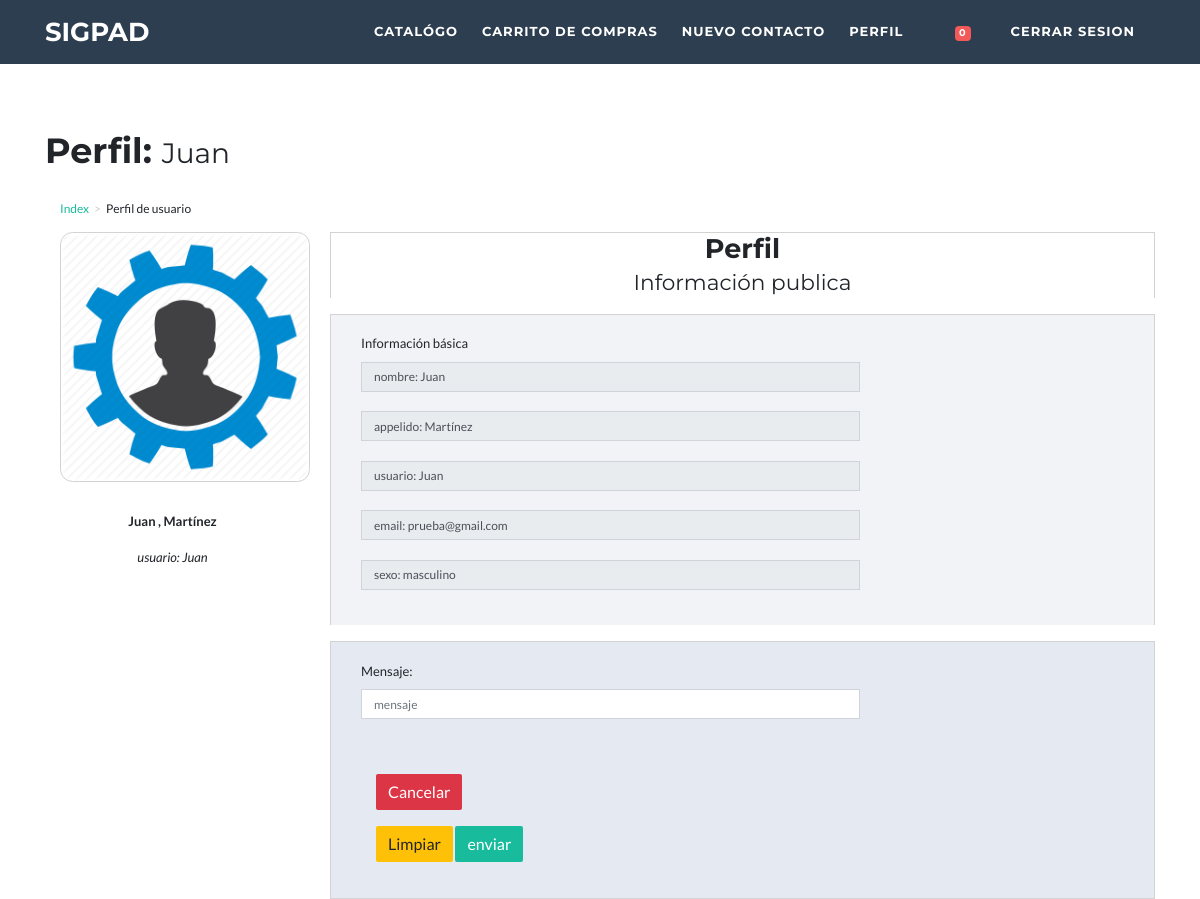
/enviarNuevoMensaje/3 (signed in), run on the app's committed database.
### SIGPAd/models.py (models this page shows, shortened)
class Cliente(models.Model):
	usuario = models.ForeignKey(User, on_delete=models.CASCADE)
	nombre = models.CharField(max_length=25)
	apellido = models.CharField(max_length=25)
	sexo = models.CharField(max_length=10, blank=True)
	email = models.EmailField(max_length=70)
	dui = models.CharField(max_length=10, blank=True, null=True)
	estado = models.IntegerField(default=1)
	foto = models.ImageField(upload_to="foto_cliente", null=True,blank=True)
	class Meta:
		permissions = (
			('es_cliente', _('Es Cliente')),
		)

### Foro/views.py (the view, shortened to what this page needs)
# urls.py: url(r'enviarNuevoMensaje/(?P<pk>\d+)$', login_required(enviarNuevoMensaje), name="enviarNuevoMensaje"),
def enviarNuevoMensaje(request, pk):
	user = request.user
	new_contactos = User.objects.get(pk=pk)
	empleado = None
	cliente = None
	error=''
	empleado = new_contactos.empleado_set.all()
	if len(empleado)>0:
		empleado = empleado.first()
	else:
		cliente = new_contactos.cliente_set.all()
		if len(cliente)>0:
			cliente = cliente.first()
		else:
			error='No es cliente ni usuario, no existe'
	contexto={'contactos':new_contactos,'yo':user,'cliente':cliente,'empleado':empleado,'error':error}
	return render(request,'cliente/enviarNuevoMensaje.html',contexto)

### Foro/templates/cliente/enviarNuevoMensaje.html (shortened to what this page needs)
{% extends "exterior/foro_interior.html" %}
{% load staticfiles %}
{% block cssMensaje %}
    <link rel="stylesheet" href="{% static '/css/bootstrap4.css'%}">
    <link rel="stylesheet" type="text/css" href="{% static 'interior/css/admin.css'%}">
    <link rel="stylesheet" type="text/css" href="{% static 'interior/css/estilos.css'%}">
    <link href="{% static 'exterior/vendor/magnific-popup/magnific-popup.css'%}" rel="stylesheet" type="text/css">
    <link href="{% static 'exterior/css/freelancer.css'%}" rel="stylesheet">
    <link href="{% static 'exterior/vendor/fontawesome-free/css/all.min.css'%}" rel="stylesheet" type="text/css">
    <link rel="stylesheet" type="text/css" href="{% static 'interior/css/font-awesome.css'%}">
    <link href="{% static 'css/personalizado.css'%}" rel="stylesheet">
    <link href="{% static 'css/starter-template.css'%}" rel="stylesheet">
{% endblock cssMensaje %}
{% block Body %}
{% if user.is_superuser %}
<h1>superusuario</h1>
{%elif user.is_authenticated%}
<div class="container" style="margin-top:80px;">
    <div class="row">
        <div class="col-md-12">
            <h1 class="page-header">Perfil:
                <small> {{contactos.username}} </small>
            </h1>
            <ol class="breadcrumb">
                <li><a href="/">Index</a></li>
                <li class="active">Perfil de usuario</li>
            </ol>
        </div>
    </div>
    <div class="row">
        <div class="col-md-3">
            <div class="col-md-12" align="center">
                    {% if cliente %}
                        {% if cliente.foto %}
                            <img  id="profile-img" src="/media/{{cliente.foto}}" alt="" height="50px"  class="img-responsive img-portfolio img-hover"/>
                        {% else %}
                            <img  id="profile-img" src="{% static "images/user.png" %}" class="img-responsive img-portfolio img-hover" alt="" />
                        {% endif %}
                    {% elif empleado %}
                        {% if empleado.foto %}
                            <img  id="profile-img" src="/media/{{empleado.foto}}"  class="img-responsive img-portfolio img-hover" height="50px" alt="foto empleado" />
                        {% else %}
                            <img id="profile-img" src="{% static "images/user.png" %}" class="img-responsive img-portfolio img-hover" alt="" />
                        {% endif %}
                    {% else %}
                        <img src="{% static "images/louislitt.png" %}" class="img-responsive img-portfolio img-hover" alt="" />
                    {% endif %}
            </div>
            <div class="col-md-12">
                <p class="text-center"><strong>
                    {% if cliente %}
                        {{cliente.nombre}}, {{cliente.apellido}}
                    {% elif empleado %}
                        {{empleado.nombre}}, {{empleado.apellido}}
                    {% endif %} </strong></p>
                <p class="text-center"><em>usuario: {{contactos.username}} </em></p>
            </div>
        </div>
            <div class="col-md-9">
                <div class="col-md-12" style="border-width: 1px 1px 0px 1px; border-style: solid; border-color: lightgrey;">
                    <h3 style="text-align: center">Perfil <p><small>Información publica</small></p></h3>
                </div>
                <form name="modifyProfile" id="profileForm" novalidate>
                <div class="col-md-12" style="border-width: 1px 1px 0px 1px; border-style: solid; border-color: lightgrey; background: #f1f3f6;">
                    <div class="col-md-8 col-md-offset-2">
                            <div class="control-group form-group">
                                <div class="controls">
                                    <br >
                                    <label>Información básica</label>
                                    <span id="alertName" class="col-md-6" data-toggle="popover" data-trigger="hover" data-placement="right" title="" data-content="">
                                        {% if cliente %}
                                            <input type="text" class="form-control" id="txtName" value="nombre: {{cliente.nombre}}" readonly="">
                                        {% elif empleado %}
                                            <input type="text" class="form-control" id="txtName" value="nombre: {{empleado.nombre}}" readonly="">
                                        {% endif %}
                                    </span>
                                    <br >
                                    <span id="alertSurname" data-toggle="popover" data-trigger="hover" data-placement="right" title="" data-content="">
                                        {% if cliente %}
                                            <input readonly="" type="text" class="form-control" id="txtName" value="appelido: {{cliente.apellido}}">
                                        {% elif empleado %}
                                            <input readonly="" type="text" class="form-control" id="txtName" value="apellido: {{empleado.apellido}}">
                                        {% endif %}
                                    </span>
                                    <br >
                                    <span id="alertQualification" data-toggle="popover" data-trigger="hover" data-placement="right" title="" data-content="">
                                        {% if cliente %}
                                            <input readonly="" type="text" class="form-control" id="txtName" value="usuario: {{cliente.usuario.username}}">
                                        {% elif empleado %}
                                            <input readonly="" type="text" class="form-control" id="txtName" value="puesto: {{empleado.puesto.nombre}}">
                                        {% endif %}
                                    </span>
                                    <br >
                                    <span id="alertEmail" data-toggle="popover" data-trigger="hover" data-placement="right" title="" data-content="">
                                        {% if cliente %}
                                            <input readonly="" type="text" class="form-control" id="txtName" value="email: {{cliente.email}}">
                                        {% elif empleado %}
                                            <input readonly="" type="text" class="form-control" id="txtName" value="email: {{empleado.email}}">
                                        {% endif %}
                                    </span>
                                    <br >
                                    <span id="alertEmail" data-toggle="popover" data-trigger="hover" data-placement="right" title="" data-content="">
                                        {% if cliente %}
                                            <input readonly="" type="text" class="form-control" id="txtName" value="sexo: {{cliente.sexo}}">
                                        {% elif empleado %}
                                            <input readonly="" type="text" class="form-control" id="txtName" value="telefono: {{empleado.telefono}}">
                                        {% endif %}
                                    </span>
                                </div>
                                <br>
                            </div>
                    </div>
                </div>
            </form>
                <form method="POST">
                    <div class="col-md-12" style="border: 1px solid lightgrey; background: #e5eaf2;">
                        <div class="col-md-8 col-md-offset-2">
                            <div class="control-group form-group">
                                <div class="controls">
                                    <br >
                                    <label>Mensaje:</label>
                                    <input type="text" name="msg" id="msg" placeholder="mensaje" required="" maxlength="290" max="290" class="form-control">
                                    <br>
                                </div>
                            </div>
                        </div>
                        <div class="col-md-12 container allFormButtons">
                            <br >
                            <div class="col-md-2 col-md-offset-2">
                                <div class="form-group">
                                  <button type="button" id="btnCancel" class="btn btn-danger" onclick="location.href='/'">Cancelar</button>
                                </div>
                            </div>
                            <div class="col-md-5 col-md-offset-3">
                                <div class="form-group">
                                    <button type="button" id="btnClean" class="btn btn-warning" onclick="limpiar()">Limpiar</button>
                                    <button type="submit" id="btnEnviar" class="btn btn-primary">enviar</button>
                                </div>
                            </div>
                        </div>
                    </div>
            </form>
            </div>
    </div>
</div>
{%else%}
<h1>usuario anonimo</h1>
{% endif %}
{% endblock Body %}

### Foro/static/exterior/css/freelancer.css (style rules this page uses)
body { font-family: 'Lato'; }
h1, h2, h3, h4, h5, h6 { font-weight: 700; font-family: 'Montserrat'; }
a { color: #18BC9C; }
.btn { border-width: 2px; }
.btn-primary { background-color: #18BC9C; border-color: #18BC9C; }

### Foro/static/css/mini_chat.css (style rules this page uses)
body { background: #e9e9e9; font-family: 'Roboto', sans-serif; -webkit-font-smoothing: antialiased; -moz-osx-font-smoothing: grayscale; }

### Foro/static/css/personalizado.css (style rules this page uses)
.img-portfolio { border-radius: 5%; margin-bottom: 30px; border: 1px solid lightgrey !important; height: 250px; width: auto; }

### Foro/static/css/starter-template.css (style rules this page uses)
body { padding-top: 50px; }

### Foro/templates/exterior/foro_interior.html (style rules this page uses)
html,body { height:100%; width:100%; }

### Foro/templates/cliente/enviarNuevoMensaje.html (style rules this page uses)
body { background-color: white; }
html,body { height:100%; width:100%; }

### data on the page
Cliente: nombre "Juan", apellido "Martínez", nombre "nombre: Juan", apellido "appelido: Martínez", usuario.username "usuario: Juan", email "email: prueba@gmail.com", sexo "sexo: masculino"

### other printed values
{{ contactos.username }} "Juan"
